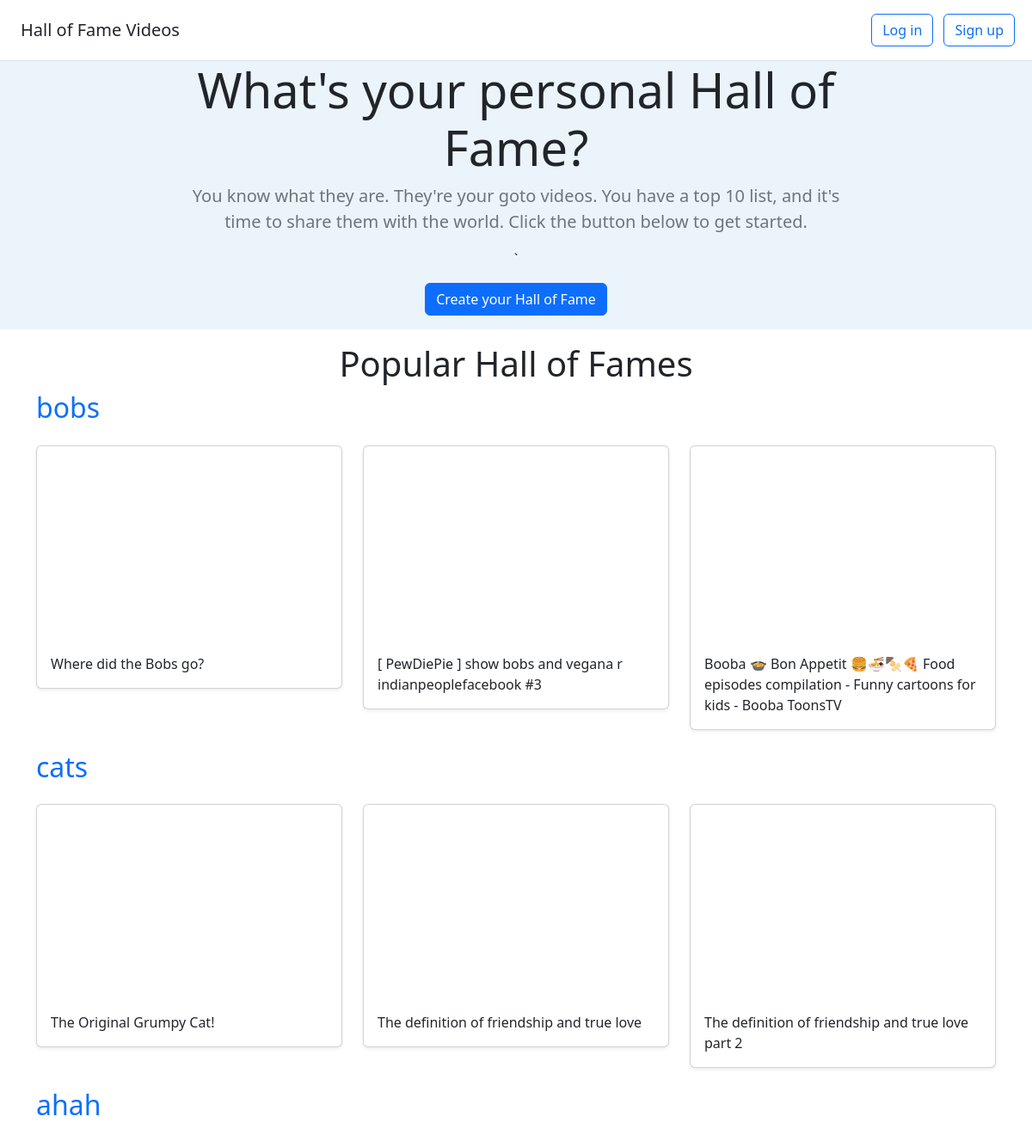
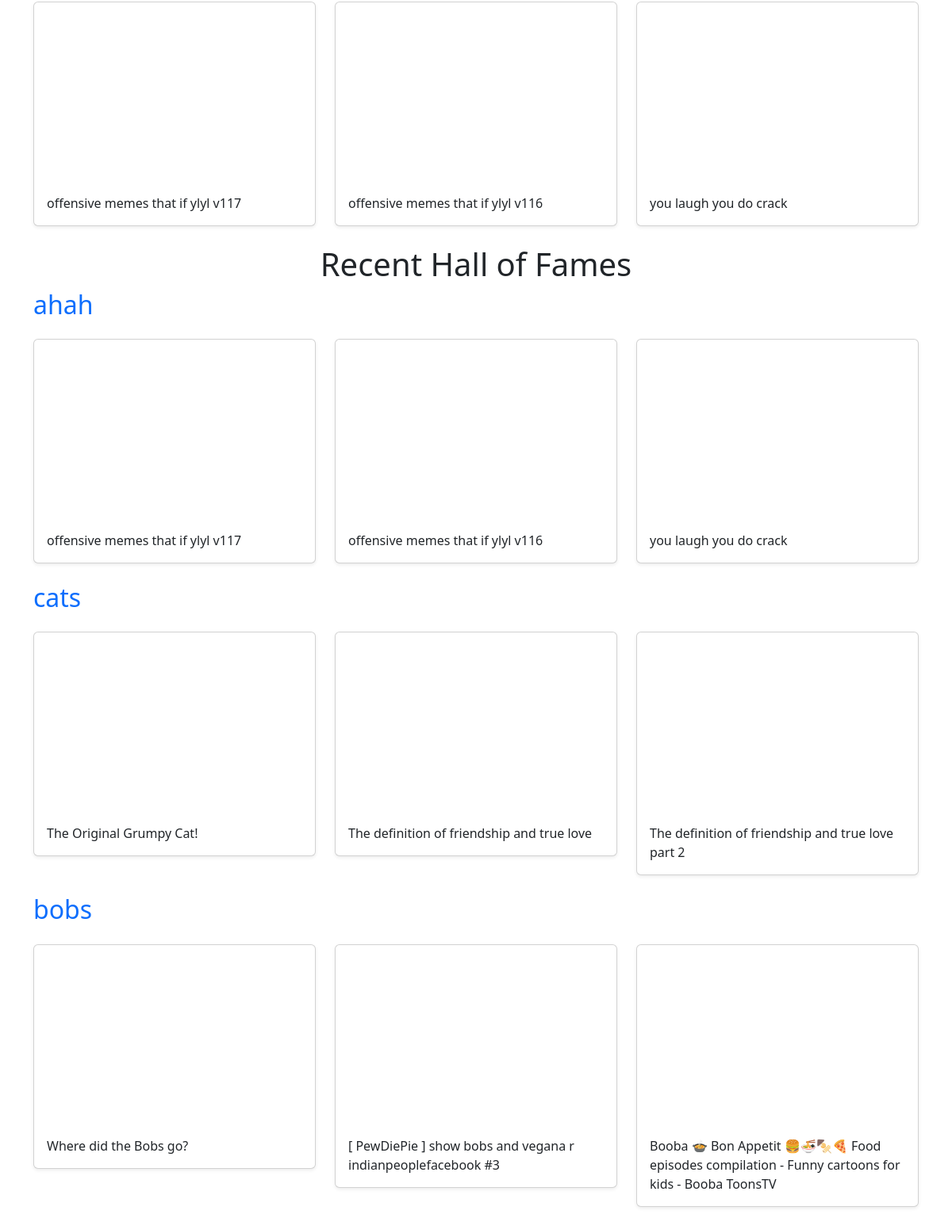
The page / on the database its author committed (2 pictures, top to bottom).
### halls/models.py (models this page shows)
class Hall(models.Model):
    title = models.CharField(max_length=255)
    user = models.ForeignKey(User, on_delete=models.CASCADE)

class Video(models.Model):
    title = models.CharField(max_length=255)
    url = models.URLField()
    youtube_id = models.CharField(max_length=255)
    hall = models.ForeignKey(Hall, on_delete=models.CASCADE)

### halls/views.py (the view)
# urls.py: 2. Add a URL to urlpatterns:  path('', views.home, name='home')
def home(request):
    recent_halls = Hall.objects.all().order_by("-id")[:3]
    popular_halls = [Hall.objects.get(pk=1), Hall.objects.get(pk=2), Hall.objects.get(pk=3)]
    return render(request, "halls/home.html", {"recent_halls":recent_halls, "popular_halls":popular_halls})

### halls/templates/halls/home.html
{% extends 'halls/base.html' %}
{% block content %}
<section class="jumbotron text-center">
    <div class="container">
        <h1 class="display-4">What's your personal Hall of Fame?</h1>
        <p class="lead text-muted">You know what they are. They're your goto videos. You have a top 10 list, and it's time to share them with the world. Click the button below to get started.</p>
    `   <p>
            <a href="{% url 'create_hall' %}" class="btn btn-primary my-3">Create your Hall of Fame</a>
        </p>
    </div>
</section>
<div class="container">
    <h1 class="text-center">Popular Hall of Fames</h1>
    {% for hall in popular_halls %}
        <h2><a style="text-decoration:none" href="{% url 'detail_hall' hall.id %}">{{ hall.title }}</a></h2>
        <div class="row">
            {% for video in hall.video_set.all %}
            <div class='col-md-4 mt-3'>
                <div class='card mb-4 shadow-sm'>
                    <iframe width="100%" height="225" src="https://www.youtube.com/embed/{{ video.youtube_id }}" frameborder="0" allow="accelerometer; autoplay; clipboard-write; encrypted-media; gyroscope; picture-in-picture; web-share" allowfullscreen></iframe>
                    <div class="card-body">
                        <p class="card-text">{{ video.title }}</p>
                    </div>
                </div>
            </div>
            {% endfor %}
        </div>
    {% endfor %}
    <h1 class="text-center">Recent Hall of Fames</h1>
    {% for hall in recent_halls %}
        <h2><a style="text-decoration:none" href="{% url 'detail_hall' hall.id %}">{{ hall.title }}</a></h2>
        <div class="row">
            {% for video in hall.video_set.all %}
            <div class='col-md-4 mt-3'>
                <div class='card mb-4 shadow-sm'>
                    <iframe width="100%" height="225" src="https://www.youtube.com/embed/{{ video.youtube_id }}" frameborder="0" allow="accelerometer; autoplay; clipboard-write; encrypted-media; gyroscope; picture-in-picture; web-share" allowfullscreen></iframe>
                    <div class="card-body">
                        <p class="card-text">{{ video.title }}</p>
                    </div>
                </div>
            </div>
            {% endfor %}
        </div>
    {% endfor %}
</div>
{% endblock %}

### halls/templates/halls/base.html (shortened to what this page needs)
<!doctype html>
<html lang="en">
{% load static %}
<head>
    <link rel="stylesheet" href="https://cdn.jsdelivr.net/npm/bootstrap@5.2.3/dist/css/bootstrap.min.css">
    <link href="{% static 'custom.css' %}" rel="stylesheet">
</head>
<body>
  <div class="d-flex justify-content-between flex-column flex-md-row p-3 align-items-center px-md-3 bg-white border-bottom shadow-sm">
      <h5 class="my-1 mx-2 mr-md-auto font-weight-normal"><a style="text-decoration:none"  href="{% url 'home' %}" class="text-dark">Hall of Fame Videos</a></h5>
      <nav class="my-2 my-md-0 mr-md-3">
          {% if user.is_authenticated %}
          <a class="p-5 text-dark" style="text-decoration:none" href="{% url 'dashboard' %}">Dashboard</a>
          <a class="p-5 text-dark" style="text-decoration:none" href="{% url 'logout' %}">Log Out</a>
          {% else %}
          <a class="btn btn-outline-primary mx-1" style="text-decoration:none" href="{% url 'login' %}">Log in</a>
          {% endif %}
          {% if user.is_authenticated == False %}
          <a class="btn btn-outline-primary mx-1" href="{% url 'signup'%}">Sign up</a>
          {% endif %}
      </nav>
  </div>
  {% block content %}
  {% endblock %}
</body>
</html>

### halls/static/custom.css (style rules this page uses)
.jumbotron { background-color: #EBF4FA; }
.jumbotron .container { max-width: 51rem; }

### rows shown on the page
Hall: title "bobs"
Video: title "Where did the Bobs go?"
Video: title "[ PewDiePie ] show bobs and vegana r indianpeoplefacebook #3"
Video: title "Booba 🍲 Bon Appetit 🍔🍜🍢🍕 Food episodes compilation - Funny cartoons for kids - Booba ToonsTV"
Hall: title "cats"
Video: title "The Original Grumpy Cat!"
Video: title "The definition of friendship and true love"
Video: title "The definition of friendship and true love part 2"
Hall: title "ahah"
Video: title "offensive memes that if ylyl v117"
Video: title "offensive memes that if ylyl v116"
Video: title "you laugh you do crack"
